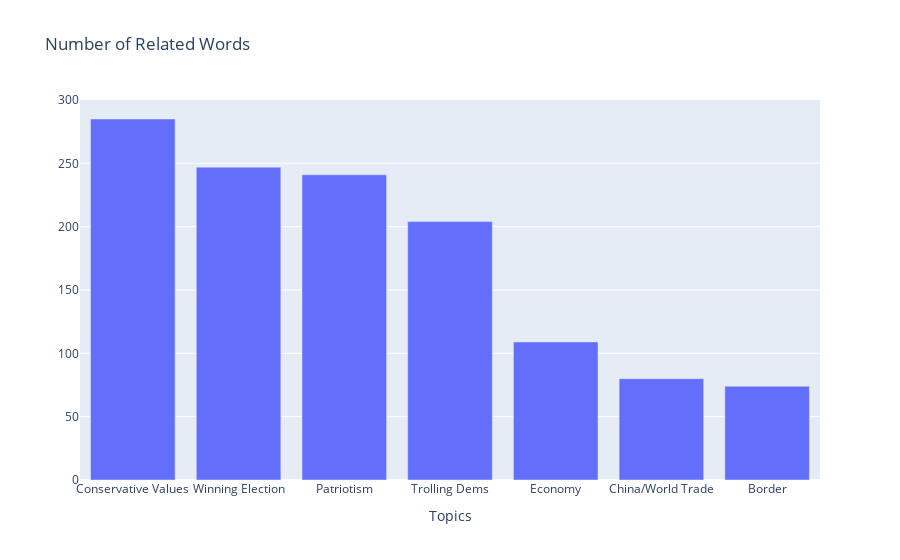

Here is the notebook cell this chart was saved with:
### Code cell
fig_az = px.bar(data_frame=df_topic_az, x='Topics', y='Number of Related Words', title='Number of Related Words', labels={'Number of Related Words':''})
fig_az.show();

### Figure 1 — Plotly figure (JSON) as saved in the notebook; plotly's stock layout.template omitted (floating-point values rounded to 4 significant figures)
{"data": [{"alignmentgroup": "True", "hovertemplate": "Topics=%{x}<br>=%{y}<extra></extra>", "legendgroup": "", "marker": {"color": "#636efa"}, "name": "", "offsetgroup": "", "orientation": "v", "showlegend": false, "textposition": "auto", "type": "bar", "x": ["Conservative Values", "Winning Election", "Patriotism", "Trolling Dems", "Economy", "China/World Trade", "Border"], "xaxis": "x", "y": [285, 247, 241, 204, 109, 80, 74], "yaxis": "y"}], "layout": {"barmode": "relative", "legend": {"tracegroupgap": 0}, "title": {"text": "Number of Related Words"}, "xaxis": {"anchor": "y", "domain": [0, 1], "title": {"text": "Topics"}}, "yaxis": {"anchor": "x", "domain": [0, 1], "title": {"text": ""}}}}
